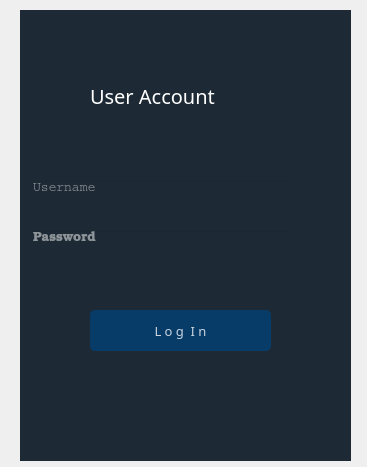
<?xml version="1.0" encoding="UTF-8"?>
<ui version="4.0">
 <class>Form</class>
 <widget class="QWidget" name="Form">
  <property name="geometry">
   <rect>
    <x>0</x>
    <y>0</y>
    <width>367</width>
    <height>467</height>
   </rect>
  </property>
  <property name="windowTitle">
   <string>Form</string>
  </property>
  <widget class="QWidget" name="widget" native="true">
   <property name="geometry">
    <rect>
     <x>20</x>
     <y>10</y>
     <width>331</width>
     <height>541</height>
    </rect>
   </property>
   <widget class="QLabel" name="label">
    <property name="geometry">
     <rect>
      <x>-30</x>
      <y>-20</y>
      <width>381</width>
      <height>471</height>
     </rect>
    </property>
    <property name="styleSheet">
     <string notr="true">background-color:rgba(16,30,41,240);
border-radius: 10px;</string>
    </property>
    <property name="text">
     <string/>
    </property>
   </widget>
   <widget class="QLineEdit" name="lineEdit">
    <property name="geometry">
     <rect>
      <x>10</x>
      <y>170</y>
      <width>261</width>
      <height>21</height>
     </rect>
    </property>
    <property name="font">
     <font>
      <family>Courier</family>
      <pointsize>10</pointsize>
     </font>
    </property>
    <property name="styleSheet">
     <string notr="true">background-color:rgba(0,0,0,0);
border:1px solid rgha(0,0,0,0);
border-bottom-color:rgha(46,82,101,255);
color:rgb(255,255,255);
padding-bottom:7px</string>
    </property>
    <property name="text">
     <string/>
    </property>
    <property name="placeholderText">
     <string>Username</string>
    </property>
   </widget>
   <widget class="QLineEdit" name="lineEdit_2">
    <property name="geometry">
     <rect>
      <x>10</x>
      <y>220</y>
      <width>261</width>
      <height>21</height>
     </rect>
    </property>
    <property name="font">
     <font>
      <family>Bookman Old Style</family>
      <pointsize>10</pointsize>
     </font>
    </property>
    <property name="styleSheet">
     <string notr="true">background-color:rgba(0,0,0,0);
border:1px solid rgha(0,0,0,0);
border-bottom-color:rgha(46,82,101,255);
color:rgb(255,255,255);
padding-bottom:7px</string>
    </property>
    <property name="text">
     <string/>
    </property>
    <property name="echoMode">
     <enum>QLineEdit::Password</enum>
    </property>
    <property name="placeholderText">
     <string>Password</string>
    </property>
   </widget>
   <widget class="QPushButton" name="pushButton">
    <property name="geometry">
     <rect>
      <x>70</x>
      <y>300</y>
      <width>181</width>
      <height>41</height>
     </rect>
    </property>
    <property name="font">
     <font>
      <family>Sitka Subheading</family>
      <pointsize>10</pointsize>
     </font>
    </property>
    <property name="styleSheet">
     <string notr="true">QPushButton#pushButton{
background-color:rgba(2,65,118,255);
color:rgba(255,255,255,200);
border-radius:5px;
}
QPushButton#pushButton:pressed{
padding-left:5px;
padding-top:5px;
background-color:rgba(2,65,118,100);
background-position:calc(100% - 10px)center;
}
QPushButton#pushButton{
background-color:rgba(2,65,118,200);
}

</string>
    </property>
    <property name="text">
     <string>L o g  I n</string>
    </property>
   </widget>
   <widget class="QLabel" name="label_3">
    <property name="geometry">
     <rect>
      <x>70</x>
      <y>70</y>
      <width>291</width>
      <height>31</height>
     </rect>
    </property>
    <property name="font">
     <font>
      <family>Bauhaus 93</family>
      <pointsize>15</pointsize>
     </font>
    </property>
    <property name="styleSheet">
     <string notr="true">color:rgb(255, 255, 255)</string>
    </property>
    <property name="text">
     <string>User Account</string>
    </property>
   </widget>
  </widget>
 </widget>
 <resources>
  <include location="New folder/image.qrc"/>
 </resources>
 <connections/>
</ui>
